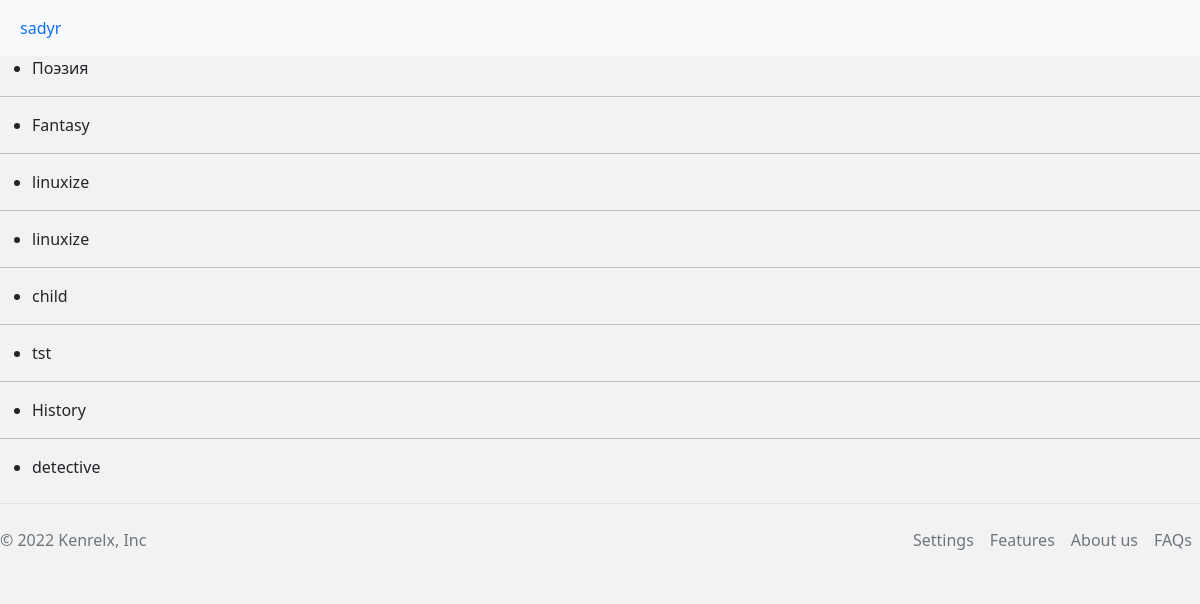
/jenre (signed in), run on the app's committed database.
### tables this page shows
CREATE TABLE users (
    id INTEGER PRIMARY KEY AUTOINCREMENT,
    email TEXT UNIQUE NOT NULL,
    username TEXT UNIQUE NOT NULL,
    password TEXT NOT NULL
);

CREATE TABLE jenre (
    id INTEGER PRIMARY KEY AUTOINCREMENT,
    name TEXT NOT NULL
);

### library/book.py (the view)
@bp.route('/jenre') # Функция страницы жанры
def jenre():
    db = get_db()
    jenres = db.execute(
        'SELECT * '
        ' FROM jenre'
    ).fetchall()
    print(jenres)
    return render_template('book/jenre.html', jenres=jenres)

### library/auth.py (called while the page is built)
@bp.before_app_request
def load_logged_in_user():
    user_id = session.get('user_id')
    if user_id is None:
        g.user = None
    else:
        g.user = get_db().execute(
            'SELECT * FROM users WHERE id = ?', (user_id,)
        ).fetchone()

### library/db.py (called while the page is built)
def get_db():
    if 'db' not in g:
        g.db = sqlite3.connect(
            current_app.config['DATABASE'],
            detect_types=sqlite3.PARSE_DECLTYPES
        )
        g.db.row_factory = sqlite3.Row
    return g.db

### library/templates/book/jenre.html (shortened to what this page needs)
{% extends 'base.html' %}
{% block content %}
  {% for jenre in jenres %}
    <ul>
        <li>{{ jenre['name']}}  </li>
    </ul>
    {% if not loop.last %}
      <hr>
    {% endif %}
  {% endfor %}
{% endblock %}

### library/templates/base.html (shortened to what this page needs)
<!DOCTYPE html>
<html lang="en">
<head>
    <link rel="stylesheet" href="/static/css/bootstrap.min.css">
    <link rel="stylesheet" href="/static/css/style.css">
</head>
<body>
    <header>
<nav class="navbar navbar-expand-sm bg-light">
    <div class="container-fluid">
      <ul class="navbar-nav">
        {% if g.user['username'] %}
        <li class="nav-item">
          <a class="nav-link" href="#">{{ g.user['username'] }}</a>
        </li>
          {% endif %}
      </ul>
    </div>
  </nav>
    </header>
    {% block content %}
    {% endblock %}
      <footer class="  d-flex flex-wrap justify-content-between align-items-center py-3 my-4 border-top">
        <p class="col-md-4 mb-0 text-muted">&copy; 2022 Kenrelx, Inc</p>
        <a href="/" class="col-md-4 d-flex align-items-center justify-content-center mb-3 mb-md-0 me-md-auto link-dark text-decoration-none">
          <svg class="bi me-2" width="40" height="32"><use xlink:href="#bootstrap"/></svg>
        </a>
        <ul class=" nav col-md-4 justify-content-end">
          <li class="nav-item"><a href="#" class="nav-link px-2 text-muted">Settings</a></li>
          <li class="nav-item"><a href="#" class="nav-link px-2 text-muted">Features</a></li>
          <li class="nav-item"><a href="#" class="nav-link px-2 text-muted">About us</a></li>
          <li class="nav-item"><a href="#" class="nav-link px-2 text-muted">FAQs</a></li>
        </ul>
      </footer>
</body>
</html>

### library/static/css/style.css (style rules this page uses)
body { background-color: #f2f2f2; }

### data on the page
users: user.username "sadyr"
jenre: name "Поэзия"
jenre: name "Fantasy"
jenre: name "linuxize"
jenre: name "linuxize"
jenre: name "child"
jenre: name "tst"
jenre: name "History"
jenre: name "detective"
